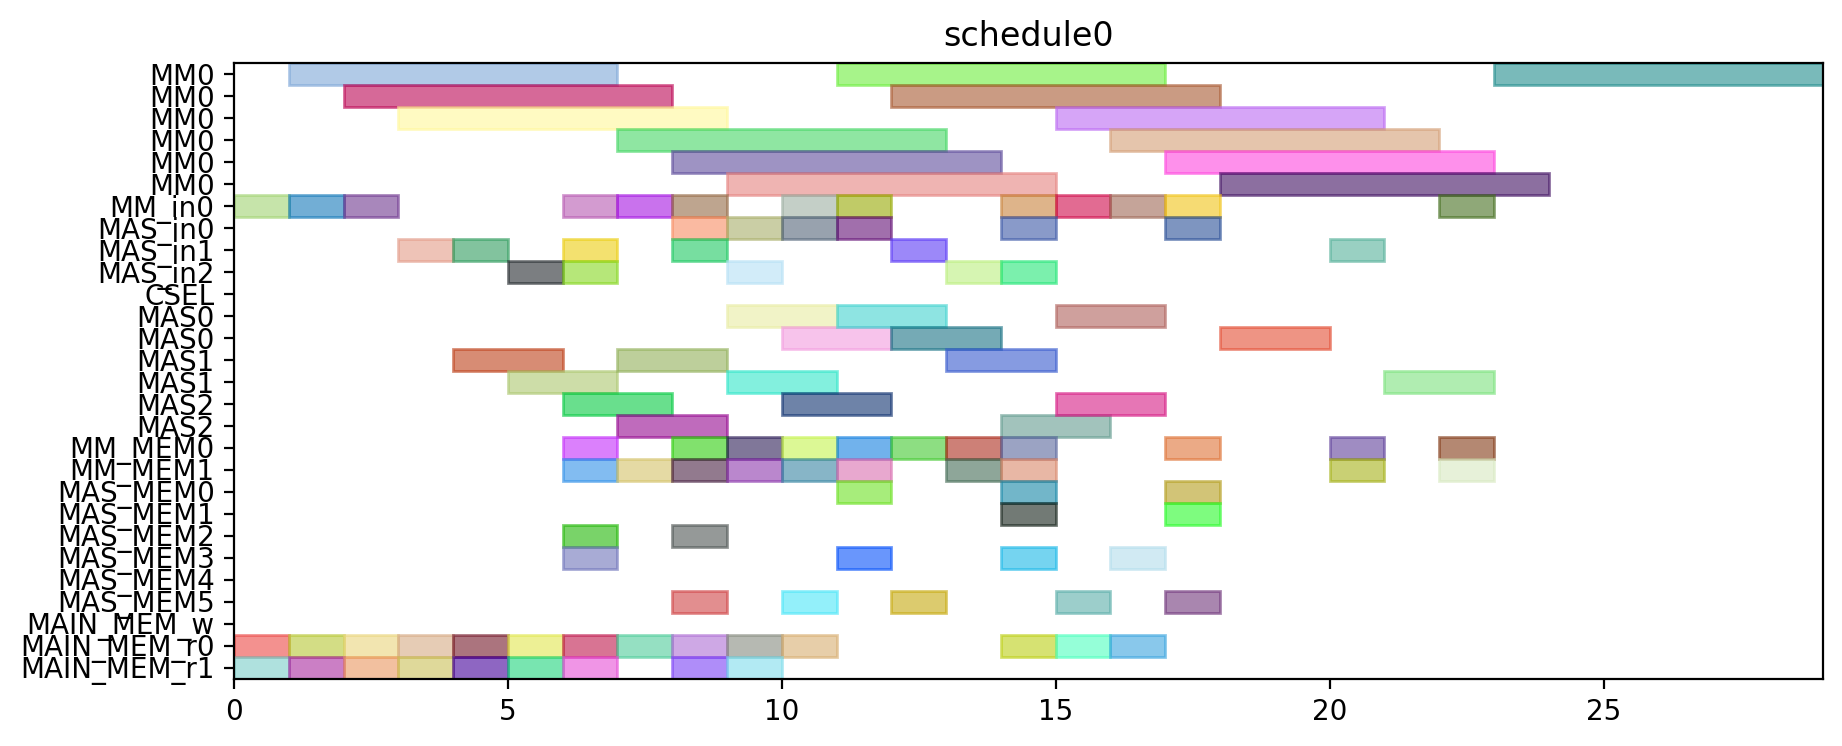

Reproduce this figure in Python.
from pyschedule import Scenario, solvers, plotters, alt


def solve():
	horizon = 120
	S = Scenario("schedule0", horizon=horizon)

	# resource
	MM = S.Resources('MM', num=1, size=6)
	MM_in = S.Resources('MM_in', num=1)
	MAS_in = S.Resources('MAS_in', num=3)
	CSEL = S.Resource('CSEL')
	MAS = S.Resources('MAS', num=3, size=2, periods=range(1, horizon))
	MM_MEM = S.Resources('MM_MEM', num=2)
	MAS_MEM = S.Resources('MAS_MEM', num=6)
	MAIN_MEM_w = S.Resource('MAIN_MEM_w', size=1)
	MAIN_MEM_r = S.Resources('MAIN_MEM_r', num=2)

	# result of previous scheduling

	# new tasks
	t0 = S.Task('t0', length=6, delay_cost=1)
	t0 += alt(MM)
	t0_in = S.Task('t0_in', length=1, delay_cost=1)
	t0_in += alt(MM_in)
	S += t0_in*MM_in[0]<=t0*MM[0]
	t0_mem0 = S.Task('t0_mem0', length=1, delay_cost=1)
	t0_mem0 += MAIN_MEM_r[0]
	S += t0_mem0 <= t0

	t0_mem1 = S.Task('t0_mem1', length=1, delay_cost=1)
	t0_mem1 += MAIN_MEM_r[1]
	S += t0_mem1 <= t0

	t1 = S.Task('t1', length=6, delay_cost=1)
	t1 += alt(MM)
	t1_in = S.Task('t1_in', length=1, delay_cost=1)
	t1_in += alt(MM_in)
	S += t1_in*MM_in[0]<=t1*MM[0]
	t1_mem0 = S.Task('t1_mem0', length=1, delay_cost=1)
	t1_mem0 += MAIN_MEM_r[0]
	S += t1_mem0 <= t1

	t1_mem1 = S.Task('t1_mem1', length=1, delay_cost=1)
	t1_mem1 += MAIN_MEM_r[1]
	S += t1_mem1 <= t1

	t2 = S.Task('t2', length=6, delay_cost=1)
	t2 += alt(MM)
	t2_in = S.Task('t2_in', length=1, delay_cost=1)
	t2_in += alt(MM_in)
	S += t2_in*MM_in[0]<=t2*MM[0]
	t2_mem0 = S.Task('t2_mem0', length=1, delay_cost=1)
	t2_mem0 += MAIN_MEM_r[0]
	S += t2_mem0 <= t2

	t2_mem1 = S.Task('t2_mem1', length=1, delay_cost=1)
	t2_mem1 += MAIN_MEM_r[1]
	S += t2_mem1 <= t2

	t3 = S.Task('t3', length=2, delay_cost=1)
	t3 += alt(MAS)
	t3_in = S.Task('t3_in', length=1, delay_cost=1)
	t3_in += alt(MAS_in)
	S += t3_in*MAS_in[0]<=t3*MAS[0]

	S += t3_in*MAS_in[1]<=t3*MAS[1]

	S += t3_in*MAS_in[2]<=t3*MAS[2]

	t3_mem0 = S.Task('t3_mem0', length=1, delay_cost=1)
	t3_mem0 += MAIN_MEM_r[0]
	S += t3_mem0 <= t3

	t3_mem1 = S.Task('t3_mem1', length=1, delay_cost=1)
	t3_mem1 += MAIN_MEM_r[1]
	S += t3_mem1 <= t3

	t4 = S.Task('t4', length=2, delay_cost=1)
	t4 += alt(MAS)
	t4_in = S.Task('t4_in', length=1, delay_cost=1)
	t4_in += alt(MAS_in)
	S += t4_in*MAS_in[0]<=t4*MAS[0]

	S += t4_in*MAS_in[1]<=t4*MAS[1]

	S += t4_in*MAS_in[2]<=t4*MAS[2]

	t4_mem0 = S.Task('t4_mem0', length=1, delay_cost=1)
	t4_mem0 += MAIN_MEM_r[0]
	S += t4_mem0 <= t4

	t4_mem1 = S.Task('t4_mem1', length=1, delay_cost=1)
	t4_mem1 += MAIN_MEM_r[1]
	S += t4_mem1 <= t4

	t8 = S.Task('t8', length=2, delay_cost=1)
	t8 += alt(MAS)
	t8_in = S.Task('t8_in', length=1, delay_cost=1)
	t8_in += alt(MAS_in)
	S += t8_in*MAS_in[0]<=t8*MAS[0]

	S += t8_in*MAS_in[1]<=t8*MAS[1]

	S += t8_in*MAS_in[2]<=t8*MAS[2]

	t8_mem0 = S.Task('t8_mem0', length=1, delay_cost=1)
	t8_mem0 += MAIN_MEM_r[0]
	S += t8_mem0 <= t8

	t8_mem1 = S.Task('t8_mem1', length=1, delay_cost=1)
	t8_mem1 += MAIN_MEM_r[1]
	S += t8_mem1 <= t8

	t9 = S.Task('t9', length=2, delay_cost=1)
	t9 += alt(MAS)
	t9_in = S.Task('t9_in', length=1, delay_cost=1)
	t9_in += alt(MAS_in)
	S += t9_in*MAS_in[0]<=t9*MAS[0]

	S += t9_in*MAS_in[1]<=t9*MAS[1]

	S += t9_in*MAS_in[2]<=t9*MAS[2]

	t9_mem0 = S.Task('t9_mem0', length=1, delay_cost=1)
	t9_mem0 += MAIN_MEM_r[0]
	S += t9_mem0 <= t9

	t9_mem1 = S.Task('t9_mem1', length=1, delay_cost=1)
	t9_mem1 += MAIN_MEM_r[1]
	S += t9_mem1 <= t9

	t13 = S.Task('t13', length=2, delay_cost=1)
	t13 += alt(MAS)
	t13_in = S.Task('t13_in', length=1, delay_cost=1)
	t13_in += alt(MAS_in)
	S += t13_in*MAS_in[0]<=t13*MAS[0]

	S += t13_in*MAS_in[1]<=t13*MAS[1]

	S += t13_in*MAS_in[2]<=t13*MAS[2]

	t13_mem0 = S.Task('t13_mem0', length=1, delay_cost=1)
	t13_mem0 += MAIN_MEM_r[0]
	S += t13_mem0 <= t13

	t13_mem1 = S.Task('t13_mem1', length=1, delay_cost=1)
	t13_mem1 += MAIN_MEM_r[1]
	S += t13_mem1 <= t13

	t14 = S.Task('t14', length=2, delay_cost=1)
	t14 += alt(MAS)
	t14_in = S.Task('t14_in', length=1, delay_cost=1)
	t14_in += alt(MAS_in)
	S += t14_in*MAS_in[0]<=t14*MAS[0]

	S += t14_in*MAS_in[1]<=t14*MAS[1]

	S += t14_in*MAS_in[2]<=t14*MAS[2]

	t14_mem0 = S.Task('t14_mem0', length=1, delay_cost=1)
	t14_mem0 += MAIN_MEM_r[0]
	S += t14_mem0 <= t14

	t14_mem1 = S.Task('t14_mem1', length=1, delay_cost=1)
	t14_mem1 += MAIN_MEM_r[1]
	S += t14_mem1 <= t14

	t5 = S.Task('t5', length=6, delay_cost=1)
	t5 += alt(MM)
	t5_in = S.Task('t5_in', length=1, delay_cost=1)
	t5_in += alt(MM_in)
	S += t5_in*MM_in[0]<=t5*MM[0]
	t5_mem0 = S.Task('t5_mem0', length=1, delay_cost=1)
	t5_mem0 += alt(MAS_MEM)
	S += (t3*MAS[0])-1 < t5_mem0*MAS_MEM[0]
	S += (t3*MAS[1])-1 < t5_mem0*MAS_MEM[2]
	S += (t3*MAS[2])-1 < t5_mem0*MAS_MEM[4]
	S += t5_mem0 <= t5

	t5_mem1 = S.Task('t5_mem1', length=1, delay_cost=1)
	t5_mem1 += alt(MAS_MEM)
	S += (t4*MAS[0])-1 < t5_mem1*MAS_MEM[1]
	S += (t4*MAS[1])-1 < t5_mem1*MAS_MEM[3]
	S += (t4*MAS[2])-1 < t5_mem1*MAS_MEM[5]
	S += t5_mem1 <= t5

	t6 = S.Task('t6', length=2, delay_cost=1)
	t6 += alt(MAS)
	t6_in = S.Task('t6_in', length=1, delay_cost=1)
	t6_in += alt(MAS_in)
	S += t6_in*MAS_in[0]<=t6*MAS[0]

	S += t6_in*MAS_in[1]<=t6*MAS[1]

	S += t6_in*MAS_in[2]<=t6*MAS[2]

	t6_mem0 = S.Task('t6_mem0', length=1, delay_cost=1)
	t6_mem0 += alt(MM_MEM)
	S += (t0*MM[0])-1 < t6_mem0*MM_MEM[0]
	S += t6_mem0 <= t6

	t6_mem1 = S.Task('t6_mem1', length=1, delay_cost=1)
	t6_mem1 += alt(MM_MEM)
	S += (t1*MM[0])-1 < t6_mem1*MM_MEM[1]
	S += t6_mem1 <= t6

	t10 = S.Task('t10', length=6, delay_cost=1)
	t10 += alt(MM)
	t10_in = S.Task('t10_in', length=1, delay_cost=1)
	t10_in += alt(MM_in)
	S += t10_in*MM_in[0]<=t10*MM[0]
	t10_mem0 = S.Task('t10_mem0', length=1, delay_cost=1)
	t10_mem0 += alt(MAS_MEM)
	S += (t8*MAS[0])-1 < t10_mem0*MAS_MEM[0]
	S += (t8*MAS[1])-1 < t10_mem0*MAS_MEM[2]
	S += (t8*MAS[2])-1 < t10_mem0*MAS_MEM[4]
	S += t10_mem0 <= t10

	t10_mem1 = S.Task('t10_mem1', length=1, delay_cost=1)
	t10_mem1 += alt(MAS_MEM)
	S += (t9*MAS[0])-1 < t10_mem1*MAS_MEM[1]
	S += (t9*MAS[1])-1 < t10_mem1*MAS_MEM[3]
	S += (t9*MAS[2])-1 < t10_mem1*MAS_MEM[5]
	S += t10_mem1 <= t10

	t11 = S.Task('t11', length=2, delay_cost=1)
	t11 += alt(MAS)
	t11_in = S.Task('t11_in', length=1, delay_cost=1)
	t11_in += alt(MAS_in)
	S += t11_in*MAS_in[0]<=t11*MAS[0]

	S += t11_in*MAS_in[1]<=t11*MAS[1]

	S += t11_in*MAS_in[2]<=t11*MAS[2]

	t11_mem0 = S.Task('t11_mem0', length=1, delay_cost=1)
	t11_mem0 += alt(MM_MEM)
	S += (t1*MM[0])-1 < t11_mem0*MM_MEM[0]
	S += t11_mem0 <= t11

	t11_mem1 = S.Task('t11_mem1', length=1, delay_cost=1)
	t11_mem1 += alt(MM_MEM)
	S += (t2*MM[0])-1 < t11_mem1*MM_MEM[1]
	S += t11_mem1 <= t11

	t15 = S.Task('t15', length=6, delay_cost=1)
	t15 += alt(MM)
	t15_in = S.Task('t15_in', length=1, delay_cost=1)
	t15_in += alt(MM_in)
	S += t15_in*MM_in[0]<=t15*MM[0]
	t15_mem0 = S.Task('t15_mem0', length=1, delay_cost=1)
	t15_mem0 += alt(MAS_MEM)
	S += (t13*MAS[0])-1 < t15_mem0*MAS_MEM[0]
	S += (t13*MAS[1])-1 < t15_mem0*MAS_MEM[2]
	S += (t13*MAS[2])-1 < t15_mem0*MAS_MEM[4]
	S += t15_mem0 <= t15

	t15_mem1 = S.Task('t15_mem1', length=1, delay_cost=1)
	t15_mem1 += alt(MAS_MEM)
	S += (t14*MAS[0])-1 < t15_mem1*MAS_MEM[1]
	S += (t14*MAS[1])-1 < t15_mem1*MAS_MEM[3]
	S += (t14*MAS[2])-1 < t15_mem1*MAS_MEM[5]
	S += t15_mem1 <= t15

	t16 = S.Task('t16', length=2, delay_cost=1)
	t16 += alt(MAS)
	t16_in = S.Task('t16_in', length=1, delay_cost=1)
	t16_in += alt(MAS_in)
	S += t16_in*MAS_in[0]<=t16*MAS[0]

	S += t16_in*MAS_in[1]<=t16*MAS[1]

	S += t16_in*MAS_in[2]<=t16*MAS[2]

	t16_mem0 = S.Task('t16_mem0', length=1, delay_cost=1)
	t16_mem0 += alt(MM_MEM)
	S += (t0*MM[0])-1 < t16_mem0*MM_MEM[0]
	S += t16_mem0 <= t16

	t16_mem1 = S.Task('t16_mem1', length=1, delay_cost=1)
	t16_mem1 += alt(MM_MEM)
	S += (t2*MM[0])-1 < t16_mem1*MM_MEM[1]
	S += t16_mem1 <= t16

	t19 = S.Task('t19', length=6, delay_cost=1)
	t19 += alt(MM)
	t19_in = S.Task('t19_in', length=1, delay_cost=1)
	t19_in += alt(MM_in)
	S += t19_in*MM_in[0]<=t19*MM[0]
	t19_mem0 = S.Task('t19_mem0', length=1, delay_cost=1)
	t19_mem0 += MAIN_MEM_r[0]
	S += t19_mem0 <= t19

	t19_mem1 = S.Task('t19_mem1', length=1, delay_cost=1)
	t19_mem1 += alt(MM_MEM)
	S += (t2*MM[0])-1 < t19_mem1*MM_MEM[1]
	S += t19_mem1 <= t19

	t24 = S.Task('t24', length=2, delay_cost=1)
	t24 += alt(MAS)
	t24_in = S.Task('t24_in', length=1, delay_cost=1)
	t24_in += alt(MAS_in)
	S += t24_in*MAS_in[0]<=t24*MAS[0]

	S += t24_in*MAS_in[1]<=t24*MAS[1]

	S += t24_in*MAS_in[2]<=t24*MAS[2]

	t24_mem0 = S.Task('t24_mem0', length=1, delay_cost=1)
	t24_mem0 += alt(MM_MEM)
	S += (t0*MM[0])-1 < t24_mem0*MM_MEM[0]
	S += t24_mem0 <= t24

	t24_mem1 = S.Task('t24_mem1', length=1, delay_cost=1)
	t24_mem1 += alt(MM_MEM)
	S += (t0*MM[0])-1 < t24_mem1*MM_MEM[1]
	S += t24_mem1 <= t24

	t26 = S.Task('t26', length=6, delay_cost=1)
	t26 += alt(MM)
	t26_in = S.Task('t26_in', length=1, delay_cost=1)
	t26_in += alt(MM_in)
	S += t26_in*MM_in[0]<=t26*MM[0]
	t26_mem0 = S.Task('t26_mem0', length=1, delay_cost=1)
	t26_mem0 += MAIN_MEM_r[0]
	S += t26_mem0 <= t26

	t26_mem1 = S.Task('t26_mem1', length=1, delay_cost=1)
	t26_mem1 += alt(MM_MEM)
	S += (t2*MM[0])-1 < t26_mem1*MM_MEM[1]
	S += t26_mem1 <= t26

	t7 = S.Task('t7', length=2, delay_cost=1)
	t7 += alt(MAS)
	t7_in = S.Task('t7_in', length=1, delay_cost=1)
	t7_in += alt(MAS_in)
	S += t7_in*MAS_in[0]<=t7*MAS[0]

	S += t7_in*MAS_in[1]<=t7*MAS[1]

	S += t7_in*MAS_in[2]<=t7*MAS[2]

	t7_mem0 = S.Task('t7_mem0', length=1, delay_cost=1)
	t7_mem0 += alt(MM_MEM)
	S += (t5*MM[0])-1 < t7_mem0*MM_MEM[0]
	S += t7_mem0 <= t7

	t7_mem1 = S.Task('t7_mem1', length=1, delay_cost=1)
	t7_mem1 += alt(MAS_MEM)
	S += (t6*MAS[0])-1 < t7_mem1*MAS_MEM[1]
	S += (t6*MAS[1])-1 < t7_mem1*MAS_MEM[3]
	S += (t6*MAS[2])-1 < t7_mem1*MAS_MEM[5]
	S += t7_mem1 <= t7

	t12 = S.Task('t12', length=2, delay_cost=1)
	t12 += alt(MAS)
	t12_in = S.Task('t12_in', length=1, delay_cost=1)
	t12_in += alt(MAS_in)
	S += t12_in*MAS_in[0]<=t12*MAS[0]

	S += t12_in*MAS_in[1]<=t12*MAS[1]

	S += t12_in*MAS_in[2]<=t12*MAS[2]

	t12_mem0 = S.Task('t12_mem0', length=1, delay_cost=1)
	t12_mem0 += alt(MM_MEM)
	S += (t10*MM[0])-1 < t12_mem0*MM_MEM[0]
	S += t12_mem0 <= t12

	t12_mem1 = S.Task('t12_mem1', length=1, delay_cost=1)
	t12_mem1 += alt(MAS_MEM)
	S += (t11*MAS[0])-1 < t12_mem1*MAS_MEM[1]
	S += (t11*MAS[1])-1 < t12_mem1*MAS_MEM[3]
	S += (t11*MAS[2])-1 < t12_mem1*MAS_MEM[5]
	S += t12_mem1 <= t12

	t17 = S.Task('t17', length=2, delay_cost=1)
	t17 += alt(MAS)
	t17_in = S.Task('t17_in', length=1, delay_cost=1)
	t17_in += alt(MAS_in)
	S += t17_in*MAS_in[0]<=t17*MAS[0]

	S += t17_in*MAS_in[1]<=t17*MAS[1]

	S += t17_in*MAS_in[2]<=t17*MAS[2]

	t17_mem0 = S.Task('t17_mem0', length=1, delay_cost=1)
	t17_mem0 += alt(MM_MEM)
	S += (t15*MM[0])-1 < t17_mem0*MM_MEM[0]
	S += t17_mem0 <= t17

	t17_mem1 = S.Task('t17_mem1', length=1, delay_cost=1)
	t17_mem1 += alt(MAS_MEM)
	S += (t16*MAS[0])-1 < t17_mem1*MAS_MEM[1]
	S += (t16*MAS[1])-1 < t17_mem1*MAS_MEM[3]
	S += (t16*MAS[2])-1 < t17_mem1*MAS_MEM[5]
	S += t17_mem1 <= t17

	t25 = S.Task('t25', length=2, delay_cost=1)
	t25 += alt(MAS)
	t25_in = S.Task('t25_in', length=1, delay_cost=1)
	t25_in += alt(MAS_in)
	S += t25_in*MAS_in[0]<=t25*MAS[0]

	S += t25_in*MAS_in[1]<=t25*MAS[1]

	S += t25_in*MAS_in[2]<=t25*MAS[2]

	t25_mem0 = S.Task('t25_mem0', length=1, delay_cost=1)
	t25_mem0 += alt(MM_MEM)
	S += (t0*MM[0])-1 < t25_mem0*MM_MEM[0]
	S += t25_mem0 <= t25

	t25_mem1 = S.Task('t25_mem1', length=1, delay_cost=1)
	t25_mem1 += alt(MAS_MEM)
	S += (t24*MAS[0])-1 < t25_mem1*MAS_MEM[1]
	S += (t24*MAS[1])-1 < t25_mem1*MAS_MEM[3]
	S += (t24*MAS[2])-1 < t25_mem1*MAS_MEM[5]
	S += t25_mem1 <= t25

	t29 = S.Task('t29', length=2, delay_cost=1)
	t29 += alt(MAS)
	t29_in = S.Task('t29_in', length=1, delay_cost=1)
	t29_in += alt(MAS_in)
	S += t29_in*MAS_in[0]<=t29*MAS[0]

	S += t29_in*MAS_in[1]<=t29*MAS[1]

	S += t29_in*MAS_in[2]<=t29*MAS[2]

	t29_mem0 = S.Task('t29_mem0', length=1, delay_cost=1)
	t29_mem0 += alt(MM_MEM)
	S += (t0*MM[0])-1 < t29_mem0*MM_MEM[0]
	S += t29_mem0 <= t29

	t29_mem1 = S.Task('t29_mem1', length=1, delay_cost=1)
	t29_mem1 += alt(MM_MEM)
	S += (t26*MM[0])-1 < t29_mem1*MM_MEM[1]
	S += t29_mem1 <= t29

	t18 = S.Task('t18', length=6, delay_cost=1)
	t18 += alt(MM)
	t18_in = S.Task('t18_in', length=1, delay_cost=1)
	t18_in += alt(MM_in)
	S += t18_in*MM_in[0]<=t18*MM[0]
	t18_mem0 = S.Task('t18_mem0', length=1, delay_cost=1)
	t18_mem0 += MAIN_MEM_r[0]
	S += t18_mem0 <= t18

	t18_mem1 = S.Task('t18_mem1', length=1, delay_cost=1)
	t18_mem1 += alt(MAS_MEM)
	S += (t12*MAS[0])-1 < t18_mem1*MAS_MEM[1]
	S += (t12*MAS[1])-1 < t18_mem1*MAS_MEM[3]
	S += (t12*MAS[2])-1 < t18_mem1*MAS_MEM[5]
	S += t18_mem1 <= t18

	t27 = S.Task('t27', length=6, delay_cost=1)
	t27 += alt(MM)
	t27_in = S.Task('t27_in', length=1, delay_cost=1)
	t27_in += alt(MM_in)
	S += t27_in*MM_in[0]<=t27*MM[0]
	t27_mem0 = S.Task('t27_mem0', length=1, delay_cost=1)
	t27_mem0 += MAIN_MEM_r[0]
	S += t27_mem0 <= t27

	t27_mem1 = S.Task('t27_mem1', length=1, delay_cost=1)
	t27_mem1 += alt(MAS_MEM)
	S += (t12*MAS[0])-1 < t27_mem1*MAS_MEM[1]
	S += (t12*MAS[1])-1 < t27_mem1*MAS_MEM[3]
	S += (t12*MAS[2])-1 < t27_mem1*MAS_MEM[5]
	S += t27_mem1 <= t27

	t28 = S.Task('t28', length=2, delay_cost=1)
	t28 += alt(MAS)
	t28_in = S.Task('t28_in', length=1, delay_cost=1)
	t28_in += alt(MAS_in)
	S += t28_in*MAS_in[0]<=t28*MAS[0]

	S += t28_in*MAS_in[1]<=t28*MAS[1]

	S += t28_in*MAS_in[2]<=t28*MAS[2]

	t28_mem0 = S.Task('t28_mem0', length=1, delay_cost=1)
	t28_mem0 += alt(MAS_MEM)
	S += (t25*MAS[0])-1 < t28_mem0*MAS_MEM[0]
	S += (t25*MAS[1])-1 < t28_mem0*MAS_MEM[2]
	S += (t25*MAS[2])-1 < t28_mem0*MAS_MEM[4]
	S += t28_mem0 <= t28

	t28_mem1 = S.Task('t28_mem1', length=1, delay_cost=1)
	t28_mem1 += alt(MM_MEM)
	S += (t26*MM[0])-1 < t28_mem1*MM_MEM[1]
	S += t28_mem1 <= t28

	t30 = S.Task('t30', length=6, delay_cost=1)
	t30 += alt(MM)
	t30_in = S.Task('t30_in', length=1, delay_cost=1)
	t30_in += alt(MM_in)
	S += t30_in*MM_in[0]<=t30*MM[0]
	t30_mem0 = S.Task('t30_mem0', length=1, delay_cost=1)
	t30_mem0 += MAIN_MEM_r[0]
	S += t30_mem0 <= t30

	t30_mem1 = S.Task('t30_mem1', length=1, delay_cost=1)
	t30_mem1 += alt(MAS_MEM)
	S += (t29*MAS[0])-1 < t30_mem1*MAS_MEM[1]
	S += (t29*MAS[1])-1 < t30_mem1*MAS_MEM[3]
	S += (t29*MAS[2])-1 < t30_mem1*MAS_MEM[5]
	S += t30_mem1 <= t30

	t20 = S.Task('t20', length=2, delay_cost=1)
	t20 += alt(MAS)
	t20_in = S.Task('t20_in', length=1, delay_cost=1)
	t20_in += alt(MAS_in)
	S += t20_in*MAS_in[0]<=t20*MAS[0]

	S += t20_in*MAS_in[1]<=t20*MAS[1]

	S += t20_in*MAS_in[2]<=t20*MAS[2]

	t20_mem0 = S.Task('t20_mem0', length=1, delay_cost=1)
	t20_mem0 += alt(MM_MEM)
	S += (t19*MM[0])-1 < t20_mem0*MM_MEM[0]
	S += t20_mem0 <= t20

	t20_mem1 = S.Task('t20_mem1', length=1, delay_cost=1)
	t20_mem1 += alt(MM_MEM)
	S += (t18*MM[0])-1 < t20_mem1*MM_MEM[1]
	S += t20_mem1 <= t20

	t31 = S.Task('t31', length=6, delay_cost=1)
	t31 += alt(MM)
	t31_in = S.Task('t31_in', length=1, delay_cost=1)
	t31_in += alt(MM_in)
	S += t31_in*MM_in[0]<=t31*MM[0]
	t31_mem0 = S.Task('t31_mem0', length=1, delay_cost=1)
	t31_mem0 += alt(MM_MEM)
	S += (t27*MM[0])-1 < t31_mem0*MM_MEM[0]
	S += t31_mem0 <= t31

	t31_mem1 = S.Task('t31_mem1', length=1, delay_cost=1)
	t31_mem1 += alt(MM_MEM)
	S += (t30*MM[0])-1 < t31_mem1*MM_MEM[1]
	S += t31_mem1 <= t31

	t35 = S.Task('t35', length=6, delay_cost=1)
	t35 += alt(MM)
	t35_in = S.Task('t35_in', length=1, delay_cost=1)
	t35_in += alt(MM_in)
	S += t35_in*MM_in[0]<=t35*MM[0]
	t35_mem0 = S.Task('t35_mem0', length=1, delay_cost=1)
	t35_mem0 += alt(MAS_MEM)
	S += (t7*MAS[0])-1 < t35_mem0*MAS_MEM[0]
	S += (t7*MAS[1])-1 < t35_mem0*MAS_MEM[2]
	S += (t7*MAS[2])-1 < t35_mem0*MAS_MEM[4]
	S += t35_mem0 <= t35

	t35_mem1 = S.Task('t35_mem1', length=1, delay_cost=1)
	t35_mem1 += alt(MAS_MEM)
	S += (t28*MAS[0])-1 < t35_mem1*MAS_MEM[1]
	S += (t28*MAS[1])-1 < t35_mem1*MAS_MEM[3]
	S += (t28*MAS[2])-1 < t35_mem1*MAS_MEM[5]
	S += t35_mem1 <= t35

	solvers.mip.solve(S,msg=1,kind='CPLEX',ratio_gap=1.01)

	solution = [['hoge']*len(S.solution()[1]) for i in range(len(S.solution()))]
	for i in range(len(S.solution())):
		for j in range(len(S.solution()[i])):
			solution[i][j]=str(S.solution()[i][j])
	print(solution)

	cycles = int(solution[-1][3])

	pic_file_name = "/mnt/rose/usr1/fukuda/ABE/multiRAM_multiMAS_16mux/scheduling_result/stage6MM1_stage2MAS3/EP_ADD_A_ANY/schedule0.png"
	if(S.solution() != []):
		plotters.matplotlib.plot(S,img_filename=pic_file_name, show_task_labels=False, fig_size=(cycles*0.25+3, 4))

	return solution
